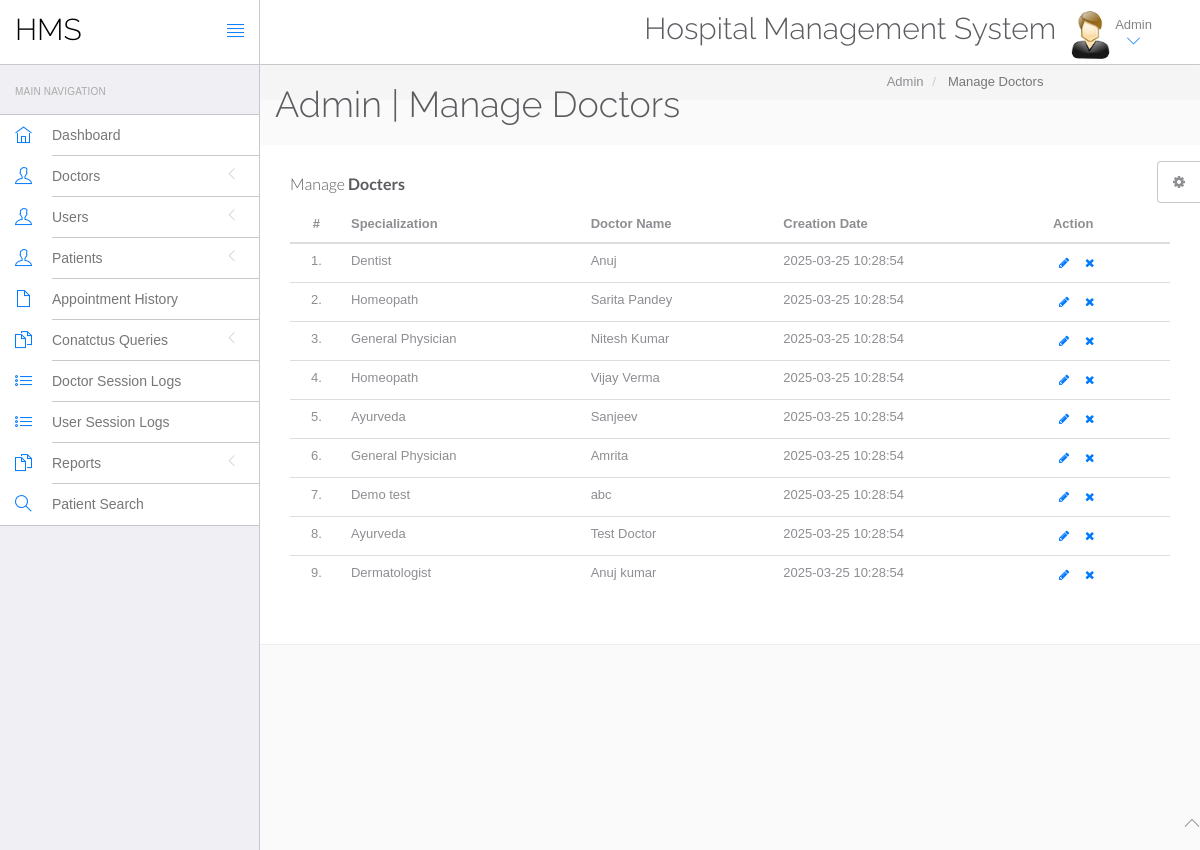
The page /hms/admin/manage-doctors.php (signed in) on the database its author committed.
### tables this page shows
CREATE TABLE `doctors` (
  `id` int(11) NOT NULL,
  `specilization` varchar(255) DEFAULT NULL,
  `doctorName` varchar(255) DEFAULT NULL,
  `address` longtext DEFAULT NULL,
  `docFees` varchar(255) DEFAULT NULL,
  `contactno` bigint(11) DEFAULT NULL,
  `docEmail` varchar(255) DEFAULT NULL,
  `password` varchar(255) DEFAULT NULL,
  `creationDate` timestamp NULL DEFAULT current_timestamp(),
  `updationDate` timestamp NULL DEFAULT NULL ON UPDATE current_timestamp()
);

### hms/admin/manage-doctors.php (the view, shortened to what this page needs)
<?php
include('include/config.php');
?>
<!DOCTYPE html>
<html lang="en">
	<head>
		<link rel="stylesheet" href="vendor/bootstrap/css/bootstrap.min.css">
		<link rel="stylesheet" href="vendor/fontawesome/css/font-awesome.min.css">
		<link rel="stylesheet" href="vendor/themify-icons/themify-icons.min.css">
		<link href="vendor/animate.css/animate.min.css" rel="stylesheet" media="screen">
		<link href="vendor/perfect-scrollbar/perfect-scrollbar.min.css" rel="stylesheet" media="screen">
		<link href="vendor/switchery/switchery.min.css" rel="stylesheet" media="screen">
		<link href="vendor/bootstrap-touchspin/jquery.bootstrap-touchspin.min.css" rel="stylesheet" media="screen">
		<link href="vendor/select2/select2.min.css" rel="stylesheet" media="screen">
		<link href="vendor/bootstrap-datepicker/bootstrap-datepicker3.standalone.min.css" rel="stylesheet" media="screen">
		<link href="vendor/bootstrap-timepicker/bootstrap-timepicker.min.css" rel="stylesheet" media="screen">
		<link rel="stylesheet" href="assets/css/styles.css">
		<link rel="stylesheet" href="assets/css/plugins.css">
		<link rel="stylesheet" href="assets/css/themes/theme-1.css" id="skin_color" />
	</head>
	<body>
		<div id="app">
<?php include('include/sidebar.php');?>
			<div class="app-content">
						<?php include('include/header.php');?>
				<div class="main-content" >
					<div class="wrap-content container" id="container">
						<section id="page-title">
							<div class="row">
								<div class="col-sm-8">
									<h1 class="mainTitle">Admin | Manage Doctors</h1>
																	</div>
								<ol class="breadcrumb">
									<li>
										<span>Admin</span>
									</li>
									<li class="active">
										<span>Manage Doctors</span>
									</li>
								</ol>
							</div>
						</section>
						<div class="container-fluid container-fullw bg-white">
									<div class="row">
								<div class="col-md-12">
									<h5 class="over-title margin-bottom-15">Manage <span class="text-bold">Docters</span></h5>
									<table class="table table-hover" id="sample-table-1">
										<thead>
											<tr>
												<th class="center">#</th>
												<th>Specialization</th>
												<th class="hidden-xs">Doctor Name</th>
												<th>Creation Date </th>
												<th>Action</th>
											</tr>
										</thead>
										<tbody>
<?php
$sql=mysqli_query($con,"select * from doctors");
$cnt=1;
while($row=mysqli_fetch_array($sql))
{
?>
											<tr>
												<td class="center"><?php echo $cnt;?>.</td>
												<td class="hidden-xs"><?php echo $row['specilization'];?></td>
												<td><?php echo $row['doctorName'];?></td>
												<td><?php echo $row['creationDate'];?>
												</td>
												<td >
												<div class="visible-md visible-lg hidden-sm hidden-xs">
							<a href="edit-doctor.php?id=<?php echo $row['id'];?>" class="btn btn-transparent btn-xs" tooltip-placement="top" tooltip="Edit"><i class="fa fa-pencil"></i></a>
	<a href="manage-doctors.php?id=<?php echo $row['id']?>&del=delete" onClick="return confirm('Are you sure you want to delete?')"class="btn btn-transparent btn-xs tooltips" tooltip-placement="top" tooltip="Remove"><i class="fa fa-times fa fa-white"></i></a>
												</div>
												</td>
											</tr>
											<?php
$cnt=$cnt+1;
											 }?>
										</tbody>
									</table>
								</div>
							</div>
								</div>
							</div>
						</div>
					</div>
				</div>
	<?php include('include/footer.php');?>
	<?php include('include/setting.php');?>
	</body>
</html>

### hms/admin/assets/css/themes/theme-1.css (style rules this page uses)
body { background: #FAFAFA; }

### rows shown on the page
doctors: specilization "Dentist", doctorName "Anuj", creationDate "2025-03-25 10:28:54"
doctors: specilization "Homeopath", doctorName "Sarita Pandey", creationDate "2025-03-25 10:28:54"
doctors: specilization "General Physician", doctorName "Nitesh Kumar", creationDate "2025-03-25 10:28:54"
doctors: specilization "Homeopath", doctorName "Vijay Verma", creationDate "2025-03-25 10:28:54"
doctors: specilization "Ayurveda", doctorName "Sanjeev", creationDate "2025-03-25 10:28:54"
doctors: specilization "General Physician", doctorName "Amrita", creationDate "2025-03-25 10:28:54"
doctors: specilization "Demo test", doctorName "abc", creationDate "2025-03-25 10:28:54"
doctors: specilization "Ayurveda", doctorName "Test Doctor", creationDate "2025-03-25 10:28:54"
doctors: specilization "Dermatologist", doctorName "Anuj kumar", creationDate "2025-03-25 10:28:54"
